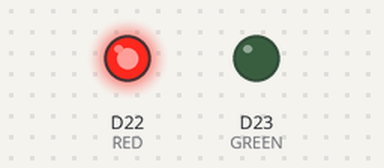
Simulated run of this program. Board: Arduino Nano 33 BLE. Shown: output pins drawn as LEDs (lit = HIGH). Nothing arrives over Bluetooth unless stated; a phone connects over Bluetooth LE 3 s after start.

Above: at 0.1 s.
At 1.6 s:
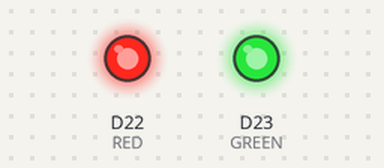
Timing chart, 0 to 3.1 s (numbered marks = the images above):
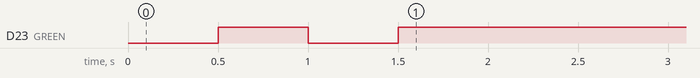

The program:

main.cpp
```cpp
#include <Arduino_APDS9960.h>
#include <Arduino_HTS221.h>
#include <Arduino_LPS22HB.h>
#include <Arduino_LSM9DS1.h>
#include <ArduinoBLE.h>

 #define GREEN 23
 #define RED 22

BLEService                     service                 ("181A");
BLEIntCharacteristic        pressureCharacteristic     ("2A6D", BLENotify);

//#define DEBUG True
// String to calculate the local and device name
String name;
unsigned long lastNotify = 0;

void printSerialMsg(const char * msg) {
  #ifdef DEBUG
  if (Serial) {
    Serial.println(msg);
  }
  #endif
}

void blinkLoop(int led) {


  while (1) {
    digitalWrite(led, !HIGH);
    delay(500);
    digitalWrite(led, !LOW);
    delay(500);
    if (led == GREEN){
      break;
    }
  }
}

void setup() {
  #ifdef DEBUG
  Serial.begin(115200);
  while (!Serial);
  Serial.println("Started");
  #endif

  pinMode(GREEN, OUTPUT);
  pinMode(RED, OUTPUT);

  digitalWrite(GREEN,HIGH);
  digitalWrite(RED,HIGH);


  if (!BARO.begin()) {
    printSerialMsg("Failed to initialized BARO!");
    blinkLoop(RED);
  }
  blinkLoop(GREEN);

  if (!BLE.begin()) {
    printSerialMsg("Failed to initialized BLE!");
    blinkLoop(RED);
  }
  blinkLoop(GREEN);


  String address = BLE.address();
  #ifdef DEBUG
  if (Serial) {
    Serial.print("address = ");
    Serial.println(address);
  }
  #endif
  address.toUpperCase();

  name = "BLE sensors - ";
  name += address[address.length() - 5];
  name += address[address.length() - 4];
  name += address[address.length() - 2];
  name += address[address.length() - 1];

  #ifdef DEBUG
  if (Serial) {
    Serial.print("name = ");
    Serial.println(name);
  }
  #endif

  BLE.setLocalName(name.c_str());
  BLE.setDeviceName(name.c_str());
  BLE.setAdvertisedService(service);


  service.addCharacteristic(pressureCharacteristic);

  BLE.addService(service);
  BLE.advertise();

}

void updateSubscribedCharacteristics() {
  if (pressureCharacteristic.subscribed()) {
    float pressure = BARO.readPressure();
    int pPressure=pressure*10000;
    Serial.print("P: ");
    Serial.println(pPressure);
    digitalWrite(GREEN, !digitalRead(GREEN));
    Serial.println(pressureCharacteristic.writeValue(pPressure));
  }

}

void loop() {
  BLE.poll(100);
  while (BLE.connected()) {
    updateSubscribedCharacteristics();
    delay(500);
  }
}
```
